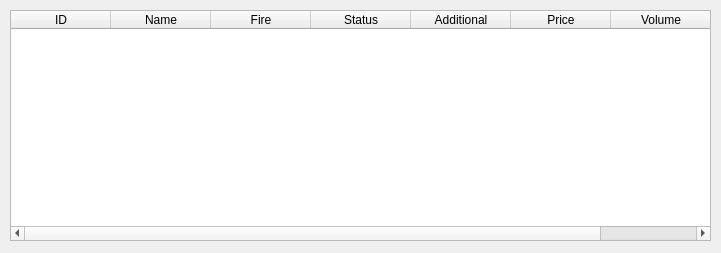
<?xml version="1.0" encoding="UTF-8"?>
<ui version="4.0">
 <class>Form</class>
 <widget class="QWidget" name="Form">
  <property name="geometry">
   <rect>
    <x>0</x>
    <y>0</y>
    <width>721</width>
    <height>253</height>
   </rect>
  </property>
  <property name="windowTitle">
   <string>Form</string>
  </property>
  <widget class="QTableWidget" name="tbl">
   <property name="geometry">
    <rect>
     <x>10</x>
     <y>10</y>
     <width>701</width>
     <height>231</height>
    </rect>
   </property>
   <column>
    <property name="text">
     <string>ID</string>
    </property>
   </column>
   <column>
    <property name="text">
     <string>Name</string>
    </property>
   </column>
   <column>
    <property name="text">
     <string>Fire</string>
    </property>
   </column>
   <column>
    <property name="text">
     <string>Status</string>
    </property>
   </column>
   <column>
    <property name="text">
     <string>Additional</string>
    </property>
   </column>
   <column>
    <property name="text">
     <string>Price</string>
    </property>
   </column>
   <column>
    <property name="text">
     <string>Volume</string>
    </property>
   </column>
  </widget>
 </widget>
 <resources/>
 <connections/>
</ui>
